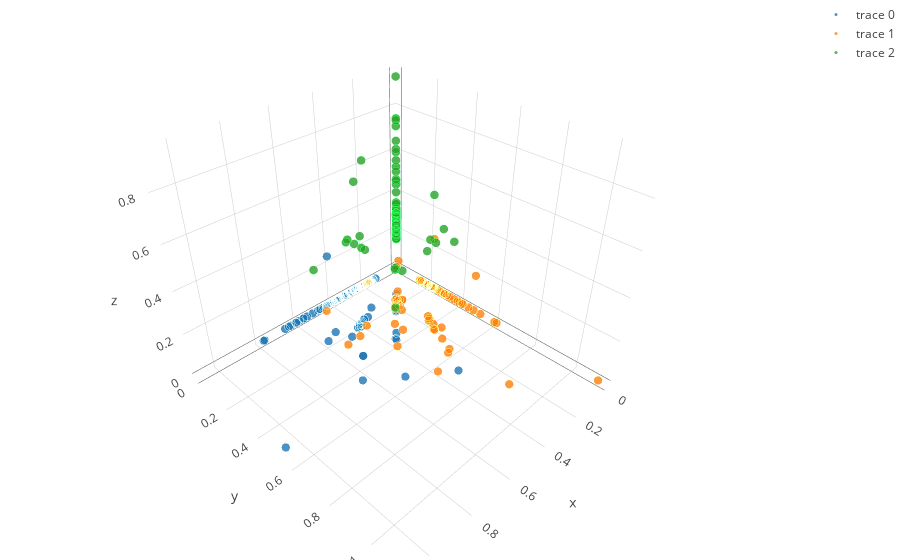

The code cell stored with this chart in its notebook:
### Code cell
data = [cluster1, cluster2, cluster3]
layout = go.Layout(
    margin=dict(
        l=0,
        r=0,
        b=0,
        t=0
    )
)
fig = go.Figure(data=data, layout=layout)
plotly.offline.iplot(fig)
